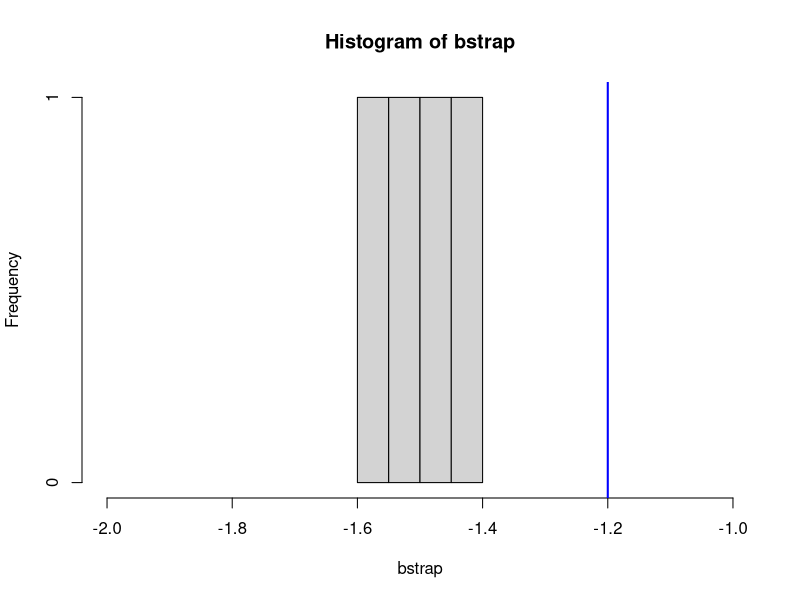

Write R code to recreate this figure.
#This R code is used to take a look at the late night survey data from reef
#elements approximately 2-11 that was collected on LCR the night of July 31
#This is also a "lab guide" for making these types of plots
#I put a lot of notes in this code to highlight "what I'm watching for"

#good ideas here https://ggplot2.tidyverse.org/reference/geom_histogram.html
#https://bbolker.github.io/R-ecology-lesson/04-visualization-ggplot2.html

library("tidyverse")
library("MASS")
library("lubridate")

dat<- read_csv("20180731_surv_el_trans.csv")

dat$Date=mdy("7/31/2018") #need to add the sampling date

dat2<-subset(dat, select =c("Elev", "Transect", "Element_id", "Date"))
#just the columns I want

#if you look through dat2 you see there is a "GS DIRT" listed in transect for row
#217, we don't want to use the "dirt shot" survey points
#for the dirt points use Tom's original data, but that doesn't have the reef elements listed in the data file.

#Two ways to get rid of this row
#Just work with rows 1-216 to not use the last row which is the dirt shot

#dat<- dat[c(1:216),]

#or dplyr way using filter.  Note the != means "is not equal to" so this is #saying to convert dat to a dataframe that only has Transect variables that are
#not equal to GS DIRT

dat2<-filter(dat2,dat2$Transect!=c("GS DIRT"))

#create new dataframe dat2 by mutating dat to create new elment id
#name 11c for the most southern 3 transects of 11b.  These transects
#are the new rock size transects. the notation is 7 or 8 or 9
dat3<-mutate(dat2, Element_id_2 = 
               ifelse(Transect > 6, "11c", Element_id))

#table of survey points by transect and reef
n_element_trans<- dat3 %>%
  group_by(Element_id_2, Transect) %>%
  summarize(n())

#ok this is creating the new Element_id_2 as a factor for use in plotting below
dat3$Element_id_3<-factor(dat3$Element_id_2, 
      levels =c ("5", "7", "8a", "9b", "10b", "11b", "11c"))

#"5", "7", "8a", "9b", "10b", "11b", "11c"

#look at specific reefs
dat_reef<-filter(dat3, Element_id_3 == "5")


#############################################################

#Below is a function that is just parked here that can be used to do #bootstrap CI using quantile method which is likely a more appropriate general solution to the CI estimation given the distribution of the data

#https://en.wikipedia.org/wiki/Bootstrapping_(statistics)

#change in the i in 1:X, the X is the number of transects
#you would potentially take

bstrap <- c()
for (i in 1:4){
  bstrap <- c(bstrap, mean(sample(dat_reef$Elev,(length(dat_reef$Elev)),replace=T)))}

View(bstrap) #there are your XX boot strap samples of cnt
hist(bstrap,xlim=c(-2,-1.0)) #ok what shape are these data now?
abline(v = -1.2, col = "blue", lwd = 2)

mean(bstrap) 

#here is your mean of the bootstrap
#mean(dat_reef8$Elev) #here is the mean of your original

#lower bound
quantile(bstrap,.025)
#upper bound
quantile(bstrap,.975)

quantile(bstrap,0.8)

# p1<-ggplot(data=bstrap) +
#   aes(Elev) + 
#   #super critical to just call Elev here and not dat$Elev or it goofs up facet_wrap
#   labs(x="Elev", y="Frequency", title="Elevation of rock top surface") +
#   geom_histogram(breaks=seq(-2.5, 0.5, by=0.01)) +
#   xlim(c(-2.5,0.5)) +
#   ylim(c(0,10))

##############################################################
##############################################################
#End function
##############################################################
